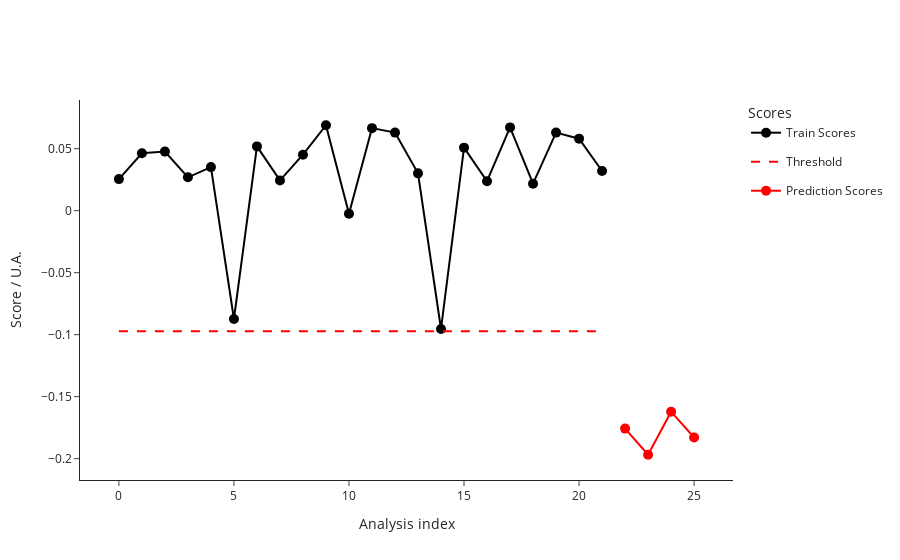

The notebook cell this image was saved under:
### Code cell
test_data = pd.read_csv("test_features.csv")
test_metadata = pd.read_csv("test_metadata.csv")
ana.predict(test_data, test_metadata)
outliers_test = ana.test_prediction_outliers()
print(outliers_test)
ana.plot_scores()

### Figure 1 — Plotly figure (JSON) as saved in the notebook; plotly's stock layout.template omitted (floating-point values rounded to 4 significant figures)
{"data": [{"hovertemplate": ["<b>index: </b>17<br><b>name: </b>210812_Pac--005<br><b>path: </b>D:/ExtractedSignals\\210812_Pac 2021-08-12 10-30-07\\210812_Pac--005.D<br><b>batch: </b>210812_Pac 2021-08-12 10-30-07<br><b>batch_position: </b>5<br><b>idle_time: </b>279.0<br><b>sample: </b>NaCl 0,9%<br><b>method: </b>SAA_411_Pac.M<br><b>timestamp: </b>2021-08-12 10:50:23<br><b>detector: </b>G1315C<br><b>pump: </b>G7110B<br><b>start_time: </b>2021-08-12 10:50:57<br><b>end_time: </b>2021-08-12 10:54:57<br><b>runtime: </b>239.7000000000036", "<b>index: </b>18<br><b>name: </b>210812_Pac--006<br><b>path: </b>D:/ExtractedSignals\\210812_Pac 2021-08-12 10-30-07\\210812_Pac--006.D<br><b>batch: </b>210812_Pac 2021-08-12 10-30-07<br><b>batch_position: </b>6<br><b>idle_time: </b>279.0<br><b>sample: </b>Blank<br><b>method: </b>SAA_411_Pac.M<br><b>timestamp: </b>2021-08-12 10:55:02<br><b>detector: </b>G1315C<br><b>pump: </b>G7110B<br><b>start_time: </b>2021-08-12 10:55:36<br><b>end_time: </b>2021-08-12 10:59:36<br><b>runtime: </b>239.7000000000036", "<b>index: </b>19<br><b>name: </b>210812_Pac--007<br><b>path: </b>D:/ExtractedSignals\\210812_Pac 2021-08-12 10-30-07\\210812_Pac--007.D<br><b>batch: </b>210812_Pac 2021-08-12 10-30-07<br><b>batch_position: </b>7<br><b>idle_time: </b>279.0<br><b>sample: </b>0.025 mg/ml<br><b>method: </b>SAA_411_Pac.M<br><b>timestamp: </b>2021-08-12 10:59:41<br><b>detector: </b>G1315C<br><b>pump: </b>G7110B<br><b>start_time: </b>2021-08-12 11:00:15<br><b>end_time: </b>2021-08-12 11:04:15<br><b>runtime: </b>239.7000000000036", "<b>index: </b>20<br><b>name: </b>210812_Pac--008<br><b>path: </b>D:/ExtractedSignals\\210812_Pac 2021-08-12 10-30-07\\210812_Pac--008.D<br><b>batch: </b>210812_Pac 2021-08-12 10-30-07<br><b>batch_position: </b>8<br><b>idle_time: </b>279.0<br><b>sample: </b>Blank<br><b>method: </b>SAA_411_Pac.M<br><b>timestamp: </b>2021-08-12 11:04:20<br><b>detector: </b>G1315C<br><b>pump: </b>G7110B<br><b>start_time: </b>2021-08-12 11:04:54<br><b>end_time: </b>2021-08-12 11:08:54<br><b>runtime: </b>239.7000000000036", "<b>index: </b>21<br><b>name: </b>210812_Pac--009<br><b>path: </b>D:/ExtractedSignals\\210812_Pac 2021-08-12 10-30-07\\210812_Pac--009.D<br><b>batch: </b>210812_Pac 2021-08-12 10-30-07<br><b>batch_position: </b>9<br><b>idle_time: </b>279.0<br><b>sample: </b>210806/036 :10<br><b>method: </b>SAA_411_Pac.M<br><b>timestamp: </b>2021-08-12 11:08:59<br><b>detector: </b>G1315C<br><b>pump: </b>G7110B<br><b>start_time: </b>2021-08-12 11:09:32<br><b>end_time: </b>2021-08-12 11:13:32<br><b>runtime: </b>239.7000000000036", "<b>index: </b>22<br><b>name: </b>210812_Pac--010<br><b>path: </b>D:/ExtractedSignals\\210812_Pac 2021-08-12 10-30-07\\210812_Pac--010.D<br><b>batch: </b>210812_Pac 2021-08-12 10-30-07<br><b>batch_position: </b>10<br><b>idle_time: </b>278.0<br><b>sample: </b>210806/036 :10<br><b>method: </b>SAA_411_Pac.M<br><b>timestamp: </b>2021-08-12 11:13:37<br><b>detector: </b>G7110B<br><b>pump: </b>G7110B<br><b>start_time: </b>2021-08-12 11:14:11<br><b>end_time: </b>2021-08-12 11:18:11<br><b>runtime: </b>239.7000000000036", "<b>index: </b>23<br><b>name: </b>210812_Pac--011<br><b>path: </b>D:/ExtractedSignals\\210812_Pac 2021-08-12 10-30-07\\210812_Pac--011.D<br><b>batch: </b>210812_Pac 2021-08-12 10-30-07<br><b>batch_position: </b>11<br><b>idle_time: </b>279.0<br><b>sample: </b>210806/036 :10<br><b>method: </b>SAA_411_Pac.M<br><b>timestamp: </b>2021-08-12 11:18:16<br><b>detector: </b>G7110B<br><b>pump: </b>G7110B<br><b>start_time: </b>2021-08-12 11:18:50<br><b>end_time: </b>2021-08-12 11:22:50<br><b>runtime: </b>239.7000000000036", "<b>index: </b>24<br><b>name: </b>210812_Pac--012<br><b>path: </b>D:/ExtractedSignals\\210812_Pac 2021-08-12 10-30-07\\210812_Pac--012.D<br><b>batch: </b>210812_Pac 2021-08-12 10-30-07<br><b>batch_position: </b>12<br><b>idle_time: </b>279.0<br><b>sample: </b>Blank<br><b>method: </b>SAA_411_Pac.M<br><b>timestamp: </b>2021-08-12 11:22:55<br><b>detector: </b>G1315C<br><b>pump: </b>G7110B<br><b>start_time: </b>2021-08-12 11:23:29<br><b>end_time: </b>2021-08-12 11:27:29<br><b>runtime: </b>239.7000000000036", "<b>index: </b>25<br><b>name: </b>210812_Pac--013<br><b>path: </b>D:/ExtractedSignals\\210812_Pac 2021-08-12 10-30-07\\210812_Pac--013.D<br><b>batch: </b>210812_Pac 2021-08-12 10-30-07<br><b>batch_position: </b>13<br><b>idle_time: </b>279.0<br><b>sample: </b>0.025 mg/ml<br><b>method: </b>SAA_411_Pac.M<br><b>timestamp: </b>2021-08-12 11:27:34<br><b>detector: </b>G1315C<br><b>pump: </b>G7110B<br><b>start_time: </b>2021-08-12 11:28:08<br><b>end_time: </b>2021-08-12 11:32:08<br><b>runtime: </b>239.7000000000036", "<b>index: </b>26<br><b>name: </b>210812_Pac--014<br><b>path: </b>D:/ExtractedSignals\\210812_Pac 2021-08-12 10-30-07\\210812_Pac--014.D<br><b>batch: </b>210812_Pac 2021-08-12 10-30-07<br><b>batch_position: </b>14<br><b>idle_time: </b>279.0<br><b>sample: </b>Blank<br><b>method: </b>SAA_411_Pac.M<br><b>timestamp: </b>2021-08-12 11:32:13<br><b>detector: </b>G7110B<br><b>pump: </b>G7110B<br><b>start_time: </b>2021-08-12 11:32:46<br><b>end_time: </b>2021-08-12 11:36:47<br><b>runtime: </b>239.7000000000036", "<b>index: </b>85<br><b>name: </b>210813_Pac--003<br><b>path: </b>D:/ExtractedSignals\\210813_Pac 2021-08-13 10-37-27\\210813_Pac--003.D<br><b>batch: </b>210813_Pac 2021-08-13 10-37-27<br><b>batch_position: </b>3<br><b>idle_time: </b>278.0<br><b>sample: </b>Blank<br><b>method: </b>SAA_411_Pac.M<br><b>timestamp: </b>2021-08-13 10:48:34<br><b>detector: </b>G1315C<br><b>pump: </b>G7116B<br><b>start_time: </b>2021-08-13 10:49:08<br><b>end_time: </b>2021-08-13 10:53:08<br><b>runtime: </b>239.7000000000036", "<b>index: </b>86<br><b>name: </b>210813_Pac--004<br><b>path: </b>D:/ExtractedSignals\\210813_Pac 2021-08-13 10-37-27\\210813_Pac--004.D<br><b>batch: </b>210813_Pac 2021-08-13 10-37-27<br><b>batch_position: </b>4<br><b>idle_time: </b>279.0<br><b>sample: </b>Blank<br><b>method: </b>SAA_411_Pac.M<br><b>timestamp: </b>2021-08-13 10:53:13<br><b>detector: </b>G1315C<br><b>pump: </b>G7110B<br><b>start_time: </b>2021-08-13 10:53:47<br><b>end_time: </b>2021-08-13 10:57:47<br><b>runtime: </b>239.7000000000036", "<b>index: </b>87<br><b>name: </b>210813_Pac--005<br><b>path: </b>D:/ExtractedSignals\\210813_Pac 2021-08-13 10-37-27\\210813_Pac--005.D<br><b>batch: </b>210813_Pac 2021-08-13 10-37-27<br><b>batch_position: </b>5<br><b>idle_time: </b>279.0<br><b>sample: </b>NaCl 0,9%<br><b>method: </b>SAA_411_Pac.M<br><b>timestamp: </b>2021-08-13 10:57:52<br><b>detector: </b>G7110B<br><b>pump: </b>G7110B<br><b>start_time: </b>2021-08-13 10:58:26<br><b>end_time: </b>2021-08-13 11:02:27<br><b>runtime: </b>239.7000000000036", "<b>index: </b>88<br><b>name: </b>210813_Pac--006<br><b>path: </b>D:/ExtractedSignals\\210813_Pac 2021-08-13 10-37-27\\210813_Pac--006.D<br><b>batch: </b>210813_Pac 2021-08-13 10-37-27<br><b>batch_position: </b>6<br><b>idle_time: </b>279.0<br><b>sample: </b>Blank<br><b>method: </b>SAA_411_Pac.M<br><b>timestamp: </b>2021-08-13 11:02:31<br><b>detector: </b>G1315C<br><b>pump: </b>G7110B<br><b>start_time: </b>2021-08-13 11:03:05<br><b>end_time: </b>2021-08-13 11:07:06<br><b>runtime: </b>239.7000000000036", "<b>index: </b>89<br><b>name: </b>210813_Pac--007<br><b>path: </b>D:/ExtractedSignals\\210813_Pac 2021-08-13 10-37-27\\210813_Pac--007.D<br><b>batch: </b>210813_Pac 2021-08-13 10-37-27<br><b>batch_position: </b>7<br><b>idle_time: </b>279.0<br><b>sample: </b>0.025 mg/ml<br><b>method: </b>SAA_411_Pac.M<br><b>timestamp: </b>2021-08-13 11:07:10<br><b>detector: </b>G1315C<br><b>pump: </b>G7116B<br><b>start_time: </b>2021-08-13 11:07:44<br><b>end_time: </b>2021-08-13 11:11:45<br><b>runtime: </b>239.7000000000036", "<b>index: </b>90<br><b>name: </b>210813_Pac--008<br><b>path: </b>D:/ExtractedSignals\\210813_Pac 2021-08-13 10-37-27\\210813_Pac--008.D<br><b>batch: </b>210813_Pac 2021-08-13 10-37-27<br><b>batch_position: </b>8<br><b>idle_time: </b>279.0<br><b>sample: </b>Blank<br><b>method: </b>SAA_411_Pac.M<br><b>timestamp: </b>2021-08-13 11:11:49<br><b>detector: </b>G1315C<br><b>pump: </b>G7110B<br><b>start_time: </b>2021-08-13 11:12:23<br><b>end_time: </b>2021-08-13 11:16:23<br><b>runtime: </b>239.7000000000036", "<b>index: </b>91<br><b>name: </b>210813_Pac--009<br><b>path: </b>D:/ExtractedSignals\\210813_Pac 2021-08-13 10-37-27\\210813_Pac--009.D<br><b>batch: </b>210813_Pac 2021-08-13 10-37-27<br><b>batch_position: </b>9<br><b>idle_time: </b>279.0<br><b>sample: </b>210812/004 :20<br><b>method: </b>SAA_411_Pac.M<br><b>timestamp: </b>2021-08-13 11:16:28<br><b>detector: </b>G1315C<br><b>pump: </b>G7110B<br><b>start_time: </b>2021-08-13 11:17:02<br><b>end_time: </b>2021-08-13 11:21:03<br><b>runtime: </b>239.7000000000036", "<b>index: </b>92<br><b>name: </b>210813_Pac--010<br><b>path: </b>D:/ExtractedSignals\\210813_Pac 2021-08-13 10-37-27\\210813_Pac--010.D<br><b>batch: </b>210813_Pac 2021-08-13 10-37-27<br><b>batch_position: </b>10<br><b>idle_time: </b>280.0<br><b>sample: </b>210812/004 :20<br><b>method: </b>SAA_411_Pac.M<br><b>timestamp: </b>2021-08-13 11:21:08<br><b>detector: </b>G1315C<br><b>pump: </b>G7110B<br><b>start_time: </b>2021-08-13 11:21:41<br><b>end_time: </b>2021-08-13 11:25:42<br><b>runtime: </b>239.7000000000036", "<b>index: </b>93<br><b>name: </b>210813_Pac--011<br><b>path: </b>D:/ExtractedSignals\\210813_Pac 2021-08-13 10-37-27\\210813_Pac--011.D<br><b>batch: </b>210813_Pac 2021-08-13 10-37-27<br><b>batch_position: </b>11<br><b>idle_time: </b>278.0<br><b>sample: </b>210812/004 :20<br><b>method: </b>SAA_411_Pac.M<br><b>timestamp: </b>2021-08-13 11:25:46<br><b>detector: </b>G1315C<br><b>pump: </b>G7110B<br><b>start_time: </b>2021-08-13 11:26:21<br><b>end_time: </b>2021-08-13 11:30:21<br><b>runtime: </b>239.7000000000036", "<b>index: </b>94<br><b>name: </b>210813_Pac--012<br><b>path: </b>D:/ExtractedSignals\\210813_Pac 2021-08-13 10-37-27\\210813_Pac--012.D<br><b>batch: </b>210813_Pac 2021-08-13 10-37-27<br><b>batch_position: </b>12<br><b>idle_time: </b>280.0<br><b>sample: </b>Blank<br><b>method: </b>SAA_411_Pac.M<br><b>timestamp: </b>2021-08-13 11:30:26<br><b>detector: </b>G1315C<br><b>pump: </b>G7110B<br><b>start_time: </b>2021-08-13 11:30:59<br><b>end_time: </b>2021-08-13 11:34:59<br><b>runtime: </b>239.7000000000036", "<b>index: </b>95<br><b>name: </b>210813_Pac--013<br><b>path: </b>D:/ExtractedSignals\\210813_Pac 2021-08-13 10-37-27\\210813_Pac--013.D<br><b>batch: </b>210813_Pac 2021-08-13 10-37-27<br><b>batch_position: </b>13<br><b>idle_time: </b>278.0<br><b>sample: </b>0.025 mg/ml<br><b>method: </b>SAA_411_Pac.M<br><b>timestamp: </b>2021-08-13 11:35:04<br><b>detector: </b>G1315C<br><b>pump: </b>G7110B<br><b>start_time: </b>2021-08-13 11:35:38<br><b>end_time: </b>2021-08-13 11:39:38<br><b>runtime: </b>239.7000000000036", "<b>index: </b>96<br><b>name: </b>210813_Pac--014<br><b>path: </b>D:/ExtractedSignals\\210813_Pac 2021-08-13 10-37-27\\210813_Pac--014.D<br><b>batch: </b>210813_Pac 2021-08-13 10-37-27<br><b>batch_position: </b>14<br><b>idle_time: </b>279.0<br><b>sample: </b>Blank<br><b>method: </b>SAA_411_Pac.M<br><b>timestamp: </b>2021-08-13 11:39:43<br><b>detector: </b>G1315C<br><b>pump: </b>G7110B<br><b>start_time: </b>2021-08-13 11:40:16<br><b>end_time: </b>2021-08-13 11:44:17<br><b>runtime: </b>239.7000000000036"], "legendgroup": "Train", "line": {"color": "black"}, "marker": {"color": "black", "size": 10}, "mode": "lines+markers", "name": "Train Scores", "text": ["<b>index: </b>17<br><b>name: </b>210812_Pac--005<br><b>path: </b>D:/ExtractedSignals\\210812_Pac 2021-08-12 10-30-07\\210812_Pac--005.D<br><b>batch: </b>210812_Pac 2021-08-12 10-30-07<br><b>batch_position: </b>5<br><b>idle_time: </b>279.0<br><b>sample: </b>NaCl 0,9%<br><b>method: </b>SAA_411_Pac.M<br><b>timestamp: </b>2021-08-12 10:50:23<br><b>detector: </b>G1315C<br><b>pump: </b>G7110B<br><b>start_time: </b>2021-08-12 10:50:57<br><b>end_time: </b>2021-08-12 10:54:57<br><b>runtime: </b>239.7000000000036", "<b>index: </b>18<br><b>name: </b>210812_Pac--006<br><b>path: </b>D:/ExtractedSignals\\210812_Pac 2021-08-12 10-30-07\\210812_Pac--006.D<br><b>batch: </b>210812_Pac 2021-08-12 10-30-07<br><b>batch_position: </b>6<br><b>idle_time: </b>279.0<br><b>sample: </b>Blank<br><b>method: </b>SAA_411_Pac.M<br><b>timestamp: </b>2021-08-12 10:55:02<br><b>detector: </b>G1315C<br><b>pump: </b>G7110B<br><b>start_time: </b>2021-08-12 10:55:36<br><b>end_time: </b>2021-08-12 10:59:36<br><b>runtime: </b>239.7000000000036", "<b>index: </b>19<br><b>name: </b>210812_Pac--007<br><b>path: </b>D:/ExtractedSignals\\210812_Pac 2021-08-12 10-30-07\\210812_Pac--007.D<br><b>batch: </b>210812_Pac 2021-08-12 10-30-07<br><b>batch_position: </b>7<br><b>idle_time: </b>279.0<br><b>sample: </b>0.025 mg/ml<br><b>method: </b>SAA_411_Pac.M<br><b>timestamp: </b>2021-08-12 10:59:41<br><b>detector: </b>G1315C<br><b>pump: </b>G7110B<br><b>start_time: </b>2021-08-12 11:00:15<br><b>end_time: </b>2021-08-12 11:04:15<br><b>runtime: </b>239.7000000000036", "<b>index: </b>20<br><b>name: </b>210812_Pac--008<br><b>path: </b>D:/ExtractedSignals\\210812_Pac 2021-08-12 10-30-07\\210812_Pac--008.D<br><b>batch: </b>210812_Pac 2021-08-12 10-30-07<br><b>batch_position: </b>8<br><b>idle_time: </b>279.0<br><b>sample: </b>Blank<br><b>method: </b>SAA_411_Pac.M<br><b>timestamp: </b>2021-08-12 11:04:20<br><b>detector: </b>G1315C<br><b>pump: </b>G7110B<br><b>start_time: </b>2021-08-12 11:04:54<br><b>end_time: </b>2021-08-12 11:08:54<br><b>runtime: </b>239.7000000000036", "<b>index: </b>21<br><b>name: </b>210812_Pac--009<br><b>path: </b>D:/ExtractedSignals\\210812_Pac 2021-08-12 10-30-07\\210812_Pac--009.D<br><b>batch: </b>210812_Pac 2021-08-12 10-30-07<br><b>batch_position: </b>9<br><b>idle_time: </b>279.0<br><b>sample: </b>210806/036 :10<br><b>method: </b>SAA_411_Pac.M<br><b>timestamp: </b>2021-08-12 11:08:59<br><b>detector: </b>G1315C<br><b>pump: </b>G7110B<br><b>start_time: </b>2021-08-12 11:09:32<br><b>end_time: </b>2021-08-12 11:13:32<br><b>runtime: </b>239.7000000000036", "<b>index: </b>22<br><b>name: </b>210812_Pac--010<br><b>path: </b>D:/ExtractedSignals\\210812_Pac 2021-08-12 10-30-07\\210812_Pac--010.D<br><b>batch: </b>210812_Pac 2021-08-12 10-30-07<br><b>batch_position: </b>10<br><b>idle_time: </b>278.0<br><b>sample: </b>210806/036 :10<br><b>method: </b>SAA_411_Pac.M<br><b>timestamp: </b>2021-08-12 11:13:37<br><b>detector: </b>G7110B<br><b>pump: </b>G7110B<br><b>start_time: </b>2021-08-12 11:14:11<br><b>end_time: </b>2021-08-12 11:18:11<br><b>runtime: </b>239.7000000000036", "<b>index: </b>23<br><b>name: </b>210812_Pac--011<br><b>path: </b>D:/ExtractedSignals\\210812_Pac 2021-08-12 10-30-07\\210812_Pac--011.D<br><b>batch: </b>210812_Pac 2021-08-12 10-30-07<br><b>batch_position: </b>11<br><b>idle_time: </b>279.0<br><b>sample: </b>210806/036 :10<br><b>method: </b>SAA_411_Pac.M<br><b>timestamp: </b>2021-08-12 11:18:16<br><b>detector: </b>G7110B<br><b>pump: </b>G7110B<br><b>start_time: </b>2021-08-12 11:18:50<br><b>end_time: </b>2021-08-12 11:22:50<br><b>runtime: </b>239.7000000000036", "<b>index: </b>24<br><b>name: </b>210812_Pac--012<br><b>path: </b>D:/ExtractedSignals\\210812_Pac 2021-08-12 10-30-07\\210812_Pac--012.D<br><b>batch: </b>210812_Pac 2021-08-12 10-30-07<br><b>batch_position: </b>12<br><b>idle_time: </b>279.0<br><b>sample: </b>Blank<br><b>method: </b>SAA_411_Pac.M<br><b>timestamp: </b>2021-08-12 11:22:55<br><b>detector: </b>G1315C<br><b>pump: </b>G7110B<br><b>start_time: </b>2021-08-12 11:23:29<br><b>end_time: </b>2021-08-12 11:27:29<br><b>runtime: </b>239.7000000000036", "<b>index: </b>25<br><b>name: </b>210812_Pac--013<br><b>path: </b>D:/ExtractedSignals\\210812_Pac 2021-08-12 10-30-07\\210812_Pac--013.D<br><b>batch: </b>210812_Pac 2021-08-12 10-30-07<br><b>batch_position: </b>13<br><b>idle_time: </b>279.0<br><b>sample: </b>0.025 mg/ml<br><b>method: </b>SAA_411_Pac.M<br><b>timestamp: </b>2021-08-12 11:27:34<br><b>detector: </b>G1315C<br><b>pump: </b>G7110B<br><b>start_time: </b>2021-08-12 11:28:08<br><b>end_time: </b>2021-08-12 11:32:08<br><b>runtime: </b>239.7000000000036", "<b>index: </b>26<br><b>name: </b>210812_Pac--014<br><b>path: </b>D:/ExtractedSignals\\210812_Pac 2021-08-12 10-30-07\\210812_Pac--014.D<br><b>batch: </b>210812_Pac 2021-08-12 10-30-07<br><b>batch_position: </b>14<br><b>idle_time: </b>279.0<br><b>sample: </b>Blank<br><b>method: </b>SAA_411_Pac.M<br><b>timestamp: </b>2021-08-12 11:32:13<br><b>detector: </b>G7110B<br><b>pump: </b>G7110B<br><b>start_time: </b>2021-08-12 11:32:46<br><b>end_time: </b>2021-08-12 11:36:47<br><b>runtime: </b>239.7000000000036", "<b>index: </b>85<br><b>name: </b>210813_Pac--003<br><b>path: </b>D:/ExtractedSignals\\210813_Pac 2021-08-13 10-37-27\\210813_Pac--003.D<br><b>batch: </b>210813_Pac 2021-08-13 10-37-27<br><b>batch_position: </b>3<br><b>idle_time: </b>278.0<br><b>sample: </b>Blank<br><b>method: </b>SAA_411_Pac.M<br><b>timestamp: </b>2021-08-13 10:48:34<br><b>detector: </b>G1315C<br><b>pump: </b>G7116B<br><b>start_time: </b>2021-08-13 10:49:08<br><b>end_time: </b>2021-08-13 10:53:08<br><b>runtime: </b>239.7000000000036", "<b>index: </b>86<br><b>name: </b>210813_Pac--004<br><b>path: </b>D:/ExtractedSignals\\210813_Pac 2021-08-13 10-37-27\\210813_Pac--004.D<br><b>batch: </b>210813_Pac 2021-08-13 10-37-27<br><b>batch_position: </b>4<br><b>idle_time: </b>279.0<br><b>sample: </b>Blank<br><b>method: </b>SAA_411_Pac.M<br><b>timestamp: </b>2021-08-13 10:53:13<br><b>detector: </b>G1315C<br><b>pump: </b>G7110B<br><b>start_time: </b>2021-08-13 10:53:47<br><b>end_time: </b>2021-08-13 10:57:47<br><b>runtime: </b>239.7000000000036", "<b>index: </b>87<br><b>name: </b>210813_Pac--005<br><b>path: </b>D:/ExtractedSignals\\210813_Pac 2021-08-13 10-37-27\\210813_Pac--005.D<br><b>batch: </b>210813_Pac 2021-08-13 10-37-27<br><b>batch_position: </b>5<br><b>idle_time: </b>279.0<br><b>sample: </b>NaCl 0,9%<br><b>method: </b>SAA_411_Pac.M<br><b>timestamp: </b>2021-08-13 10:57:52<br><b>detector: </b>G7110B<br><b>pump: </b>G7110B<br><b>start_time: </b>2021-08-13 10:58:26<br><b>end_time: </b>2021-08-13 11:02:27<br><b>runtime: </b>239.7000000000036", "<b>index: </b>88<br><b>name: </b>210813_Pac--006<br><b>path: </b>D:/ExtractedSignals\\210813_Pac 2021-08-13 10-37-27\\210813_Pac--006.D<br><b>batch: </b>210813_Pac 2021-08-13 10-37-27<br><b>batch_position: </b>6<br><b>idle_time: </b>279.0<br><b>sample: </b>Blank<br><b>method: </b>SAA_411_Pac.M<br><b>timestamp: </b>2021-08-13 11:02:31<br><b>detector: </b>G1315C<br><b>pump: </b>G7110B<br><b>start_time: </b>2021-08-13 11:03:05<br><b>end_time: </b>2021-08-13 11:07:06<br><b>runtime: </b>239.7000000000036", "<b>index: </b>89<br><b>name: </b>210813_Pac--007<br><b>path: </b>D:/ExtractedSignals\\210813_Pac 2021-08-13 10-37-27\\210813_Pac--007.D<br><b>batch: </b>210813_Pac 2021-08-13 10-37-27<br><b>batch_position: </b>7<br><b>idle_time: </b>279.0<br><b>sample: </b>0.025 mg/ml<br><b>method: </b>SAA_411_Pac.M<br><b>timestamp: </b>2021-08-13 11:07:10<br><b>detector: </b>G1315C<br><b>pump: </b>G7116B<br><b>start_time: </b>2021-08-13 11:07:44<br><b>end_time: </b>2021-08-13 11:11:45<br><b>runtime: </b>239.7000000000036", "<b>index: </b>90<br><b>name: </b>210813_Pac--008<br><b>path: </b>D:/ExtractedSignals\\210813_Pac 2021-08-13 10-37-27\\210813_Pac--008.D<br><b>batch: </b>210813_Pac 2021-08-13 10-37-27<br><b>batch_position: </b>8<br><b>idle_time: </b>279.0<br><b>sample: </b>Blank<br><b>method: </b>SAA_411_Pac.M<br><b>timestamp: </b>2021-08-13 11:11:49<br><b>detector: </b>G1315C<br><b>pump: </b>G7110B<br><b>start_time: </b>2021-08-13 11:12:23<br><b>end_time: </b>2021-08-13 11:16:23<br><b>runtime: </b>239.7000000000036", "<b>index: </b>91<br><b>name: </b>210813_Pac--009<br><b>path: </b>D:/ExtractedSignals\\210813_Pac 2021-08-13 10-37-27\\210813_Pac--009.D<br><b>batch: </b>210813_Pac 2021-08-13 10-37-27<br><b>batch_position: </b>9<br><b>idle_time: </b>279.0<br><b>sample: </b>210812/004 :20<br><b>method: </b>SAA_411_Pac.M<br><b>timestamp: </b>2021-08-13 11:16:28<br><b>detector: </b>G1315C<br><b>pump: </b>G7110B<br><b>start_time: </b>2021-08-13 11:17:02<br><b>end_time: </b>2021-08-13 11:21:03<br><b>runtime: </b>239.7000000000036", "<b>index: </b>92<br><b>name: </b>210813_Pac--010<br><b>path: </b>D:/ExtractedSignals\\210813_Pac 2021-08-13 10-37-27\\210813_Pac--010.D<br><b>batch: </b>210813_Pac 2021-08-13 10-37-27<br><b>batch_position: </b>10<br><b>idle_time: </b>280.0<br><b>sample: </b>210812/004 :20<br><b>method: </b>SAA_411_Pac.M<br><b>timestamp: </b>2021-08-13 11:21:08<br><b>detector: </b>G1315C<br><b>pump: </b>G7110B<br><b>start_time: </b>2021-08-13 11:21:41<br><b>end_time: </b>2021-08-13 11:25:42<br><b>runtime: </b>239.7000000000036", "<b>index: </b>93<br><b>name: </b>210813_Pac--011<br><b>path: </b>D:/ExtractedSignals\\210813_Pac 2021-08-13 10-37-27\\210813_Pac--011.D<br><b>batch: </b>210813_Pac 2021-08-13 10-37-27<br><b>batch_position: </b>11<br><b>idle_time: </b>278.0<br><b>sample: </b>210812/004 :20<br><b>method: </b>SAA_411_Pac.M<br><b>timestamp: </b>2021-08-13 11:25:46<br><b>detector: </b>G1315C<br><b>pump: </b>G7110B<br><b>start_time: </b>2021-08-13 11:26:21<br><b>end_time: </b>2021-08-13 11:30:21<br><b>runtime: </b>239.7000000000036", "<b>index: </b>94<br><b>name: </b>210813_Pac--012<br><b>path: </b>D:/ExtractedSignals\\210813_Pac 2021-08-13 10-37-27\\210813_Pac--012.D<br><b>batch: </b>210813_Pac 2021-08-13 10-37-27<br><b>batch_position: </b>12<br><b>idle_time: </b>280.0<br><b>sample: </b>Blank<br><b>method: </b>SAA_411_Pac.M<br><b>timestamp: </b>2021-08-13 11:30:26<br><b>detector: </b>G1315C<br><b>pump: </b>G7110B<br><b>start_time: </b>2021-08-13 11:30:59<br><b>end_time: </b>2021-08-13 11:34:59<br><b>runtime: </b>239.7000000000036", "<b>index: </b>95<br><b>name: </b>210813_Pac--013<br><b>path: </b>D:/ExtractedSignals\\210813_Pac 2021-08-13 10-37-27\\210813_Pac--013.D<br><b>batch: </b>210813_Pac 2021-08-13 10-37-27<br><b>batch_position: </b>13<br><b>idle_time: </b>278.0<br><b>sample: </b>0.025 mg/ml<br><b>method: </b>SAA_411_Pac.M<br><b>timestamp: </b>2021-08-13 11:35:04<br><b>detector: </b>G1315C<br><b>pump: </b>G7110B<br><b>start_time: </b>2021-08-13 11:35:38<br><b>end_time: </b>2021-08-13 11:39:38<br><b>runtime: </b>239.7000000000036", "<b>index: </b>96<br><b>name: </b>210813_Pac--014<br><b>path: </b>D:/ExtractedSignals\\210813_Pac 2021-08-13 10-37-27\\210813_Pac--014.D<br><b>batch: </b>210813_Pac 2021-08-13 10-37-27<br><b>batch_position: </b>14<br><b>idle_time: </b>279.0<br><b>sample: </b>Blank<br><b>method: </b>SAA_411_Pac.M<br><b>timestamp: </b>2021-08-13 11:39:43<br><b>detector: </b>G1315C<br><b>pump: </b>G7110B<br><b>start_time: </b>2021-08-13 11:40:16<br><b>end_time: </b>2021-08-13 11:44:17<br><b>runtime: </b>239.7000000000036"], "type": "scatter", "x": [0, 1, 2, 3, 4, 5, 6, 7, 8, 9, 10, 11, 12, 13, 14, 15, 16, 17, 18, 19, 20, 21], "y": [0.02548, 0.04633, 0.04765, 0.02692, 0.03514, -0.08736, 0.05186, 0.02442, 0.04517, 0.06891, -0.002421, 0.06658, 0.06296, 0.0301, -0.09541, 0.05083, 0.02376, 0.06717, 0.02179, 0.06297, 0.05809, 0.03198]}, {"legendgroup": "Threshold", "line": {"color": "red", "dash": "dash"}, "mode": "lines", "name": "Threshold", "type": "scatter", "x": [0, 21], "y": [-0.09725, -0.09725]}, {"hovertemplate": ["<b>index: </b>27<br><b>name: </b>210812_Pac<br><b>path: </b>D:/ExtractedSignals\\210812_Pac 2021-08-12 10-30-07\\210812_Pac.D<br><b>batch: </b>210812_Pac 2021-08-12 10-30-07<br><b>batch_position: </b>1<br><b>idle_time: </b>173.0<br><b>sample: </b>Blank<br><b>method: </b>SAA_411_Pac.M<br><b>timestamp: </b>2021-08-12 10:30:12<br><b>detector: </b>G7110B<br><b>pump: </b>G7110B<br><b>start_time: </b>2021-08-12 10:32:20<br><b>end_time: </b>2021-08-12 10:36:21<br><b>runtime: </b>239.7000000000036", "<b>index: </b>14<br><b>name: </b>210812_Pac--002<br><b>path: </b>D:/ExtractedSignals\\210812_Pac 2021-08-12 10-30-07\\210812_Pac--002.D<br><b>batch: </b>210812_Pac 2021-08-12 10-30-07<br><b>batch_position: </b>2<br><b>idle_time: </b>374.0<br><b>sample: </b>Blank<br><b>method: </b>SAA_411_Pac.M<br><b>timestamp: </b>2021-08-12 10:36:26<br><b>detector: </b>G1315C<br><b>pump: </b>G7110B<br><b>start_time: </b>2021-08-12 10:37:00<br><b>end_time: </b>2021-08-12 10:41:00<br><b>runtime: </b>239.7000000000036", "<b>index: </b>15<br><b>name: </b>210812_Pac--003<br><b>path: </b>D:/ExtractedSignals\\210812_Pac 2021-08-12 10-30-07\\210812_Pac--003.D<br><b>batch: </b>210812_Pac 2021-08-12 10-30-07<br><b>batch_position: </b>3<br><b>idle_time: </b>279.0<br><b>sample: </b>Blank<br><b>method: </b>SAA_411_Pac.M<br><b>timestamp: </b>2021-08-12 10:41:05<br><b>detector: </b>G1315C<br><b>pump: </b>G7110B<br><b>start_time: </b>2021-08-12 10:41:39<br><b>end_time: </b>2021-08-12 10:45:39<br><b>runtime: </b>239.7000000000036", "<b>index: </b>16<br><b>name: </b>210812_Pac--004<br><b>path: </b>D:/ExtractedSignals\\210812_Pac 2021-08-12 10-30-07\\210812_Pac--004.D<br><b>batch: </b>210812_Pac 2021-08-12 10-30-07<br><b>batch_position: </b>4<br><b>idle_time: </b>279.0<br><b>sample: </b>Blank<br><b>method: </b>SAA_411_Pac.M<br><b>timestamp: </b>2021-08-12 10:45:44<br><b>detector: </b>G1315C<br><b>pump: </b>G7110B<br><b>start_time: </b>2021-08-12 10:46:18<br><b>end_time: </b>2021-08-12 10:50:18<br><b>runtime: </b>239.7000000000036"], "legendgroup": "Prediction", "line": {"color": "red"}, "marker": {"color": "red", "size": 10}, "mode": "lines+markers", "name": "Prediction Scores", "text": ["<b>index: </b>27<br><b>name: </b>210812_Pac<br><b>path: </b>D:/ExtractedSignals\\210812_Pac 2021-08-12 10-30-07\\210812_Pac.D<br><b>batch: </b>210812_Pac 2021-08-12 10-30-07<br><b>batch_position: </b>1<br><b>idle_time: </b>173.0<br><b>sample: </b>Blank<br><b>method: </b>SAA_411_Pac.M<br><b>timestamp: </b>2021-08-12 10:30:12<br><b>detector: </b>G7110B<br><b>pump: </b>G7110B<br><b>start_time: </b>2021-08-12 10:32:20<br><b>end_time: </b>2021-08-12 10:36:21<br><b>runtime: </b>239.7000000000036", "<b>index: </b>14<br><b>name: </b>210812_Pac--002<br><b>path: </b>D:/ExtractedSignals\\210812_Pac 2021-08-12 10-30-07\\210812_Pac--002.D<br><b>batch: </b>210812_Pac 2021-08-12 10-30-07<br><b>batch_position: </b>2<br><b>idle_time: </b>374.0<br><b>sample: </b>Blank<br><b>method: </b>SAA_411_Pac.M<br><b>timestamp: </b>2021-08-12 10:36:26<br><b>detector: </b>G1315C<br><b>pump: </b>G7110B<br><b>start_time: </b>2021-08-12 10:37:00<br><b>end_time: </b>2021-08-12 10:41:00<br><b>runtime: </b>239.7000000000036", "<b>index: </b>15<br><b>name: </b>210812_Pac--003<br><b>path: </b>D:/ExtractedSignals\\210812_Pac 2021-08-12 10-30-07\\210812_Pac--003.D<br><b>batch: </b>210812_Pac 2021-08-12 10-30-07<br><b>batch_position: </b>3<br><b>idle_time: </b>279.0<br><b>sample: </b>Blank<br><b>method: </b>SAA_411_Pac.M<br><b>timestamp: </b>2021-08-12 10:41:05<br><b>detector: </b>G1315C<br><b>pump: </b>G7110B<br><b>start_time: </b>2021-08-12 10:41:39<br><b>end_time: </b>2021-08-12 10:45:39<br><b>runtime: </b>239.7000000000036", "<b>index: </b>16<br><b>name: </b>210812_Pac--004<br><b>path: </b>D:/ExtractedSignals\\210812_Pac 2021-08-12 10-30-07\\210812_Pac--004.D<br><b>batch: </b>210812_Pac 2021-08-12 10-30-07<br><b>batch_position: </b>4<br><b>idle_time: </b>279.0<br><b>sample: </b>Blank<br><b>method: </b>SAA_411_Pac.M<br><b>timestamp: </b>2021-08-12 10:45:44<br><b>detector: </b>G1315C<br><b>pump: </b>G7110B<br><b>start_time: </b>2021-08-12 10:46:18<br><b>end_time: </b>2021-08-12 10:50:18<br><b>runtime: </b>239.7000000000036"], "type": "scatter", "x": [22, 23, 24, 25], "y": [-0.1758, -0.1969, -0.1621, -0.1829]}], "layout": {"legend": {"title": {"text": "Scores"}}, "xaxis": {"title": {"text": "Analysis index"}}, "yaxis": {"title": {"text": "Score / U.A."}}}}
